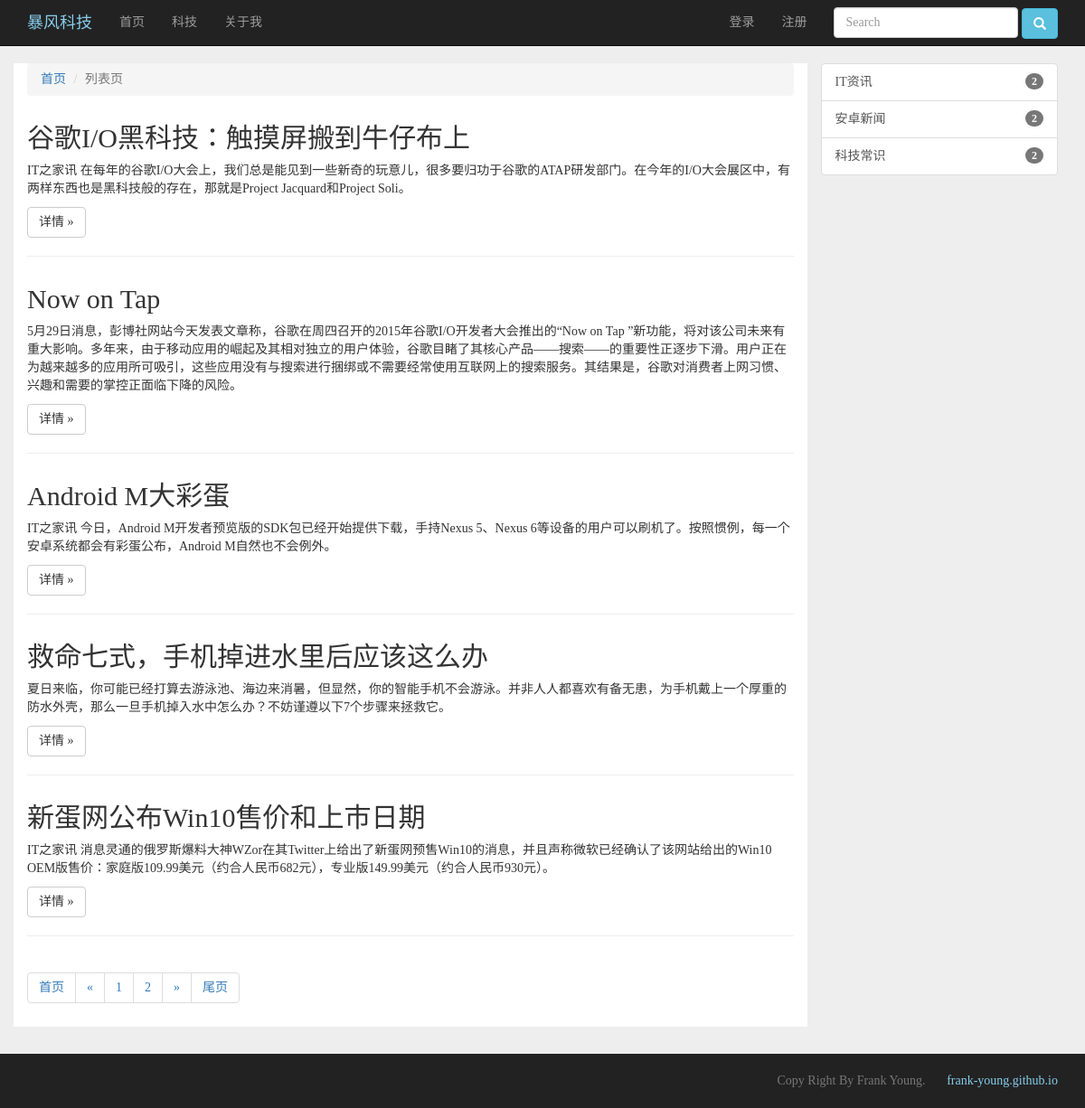
Page /list.php on the committed database.
### tables this page shows
CREATE TABLE `info_manager` (
  `id` tinyint(3) unsigned NOT NULL auto_increment,
  `webTitle` varchar(100) NOT NULL COMMENT '网站标题',
  `webMeta` varchar(255) NOT NULL COMMENT '网站meta描述',
  `webDescription` text NOT NULL COMMENT '后台功能简介',
  `webAuthor` varchar(50) NOT NULL COMMENT '网站作者',
  `webBlog` varchar(50) NOT NULL COMMENT '个人博客',
  `webImg` varchar(55) NOT NULL COMMENT '网站图标',
  PRIMARY KEY  (`id`)
);

CREATE TABLE `info_article` (
  `id` int(11) unsigned NOT NULL auto_increment COMMENT '主键',
  `cId` int(10) unsigned NOT NULL COMMENT '所属分类id',
  `title` char(100) NOT NULL COMMENT '标题',
  `author` char(50) NOT NULL COMMENT '作者',
  `description` varchar(255) NOT NULL COMMENT '描述',
  `content` text NOT NULL COMMENT '内容',
  `dateline` int(20) NOT NULL COMMENT '时间',
  `imagePath` varchar(60) default NULL,
  PRIMARY KEY  (`id`)
);

CREATE TABLE `info_cate` (
  `id` int(10) unsigned NOT NULL auto_increment COMMENT '主键',
  `cName` varchar(30) NOT NULL COMMENT '分类名称',
  PRIMARY KEY  (`id`)
);

### lib/mysql.func.php (called while the page is built, shortened)
<?php
 function fetchOne($sql,$result_type=MYSQL_ASSOC){
 	$result = mysql_query($sql);
 	@$row = mysql_fetch_array($result,$result_type);
 	return $row;
 }
 function fetchAll($sql,$result_type=MYSQL_ASSOC){
	 $result = mysql_query($sql);
	 while(@$row = mysql_fetch_array($result,$result_type)){
	 	$rows[] = $row;
	 }
	 return $rows;
}
function getResultNum($sql){
	$result = mysql_query($sql);
	return mysql_num_rows($result);
}

### core/cate.inc.php (called while the page is built, shortened)
<?php
function getAllCate(){
	$sql = "select id,cName from info_cate";
	$rows = fetchAll($sql);
	return $rows;
}
function getCateNum($id){
$sql = "select * from info_article where cId={$id}";
return getResultNum($sql);
}

### list.php (the view, shortened to what this page needs)
<?php
require('header.php');
$sql = "select * from info_article";
$totalRows = getResultNum($sql);
$pageSize = 5;
$totalPage = ceil($totalRows/$pageSize);
$page = $_REQUEST['page']?(int)$_REQUEST['page']:1;
  $offset = ($page-1)*$pageSize;
  $sql = "select id,title,description from info_article limit {$offset},{$pageSize}";
  $rows = fetchAll($sql);
?>
<div class="container">
  <div class="row row-offcanvas row-offcanvas-right">
    <div class="col-xs-12 col-sm-9" style="background:#fff;">
      <ol class="breadcrumb">
        <li>
          <a href="index.php">首页</a>
        </li>
        <li class="active">列表页</li>
      </ol>
      <?php foreach ($rows as $row):?>
        <h2 style="margin-top:30px;"><?php echo $row['title']; ?></h2>
        <p><?php echo $row['description']; ?> </p>
        <p>
          <a class="btn btn-default" href="article.php?id=<?php echo $row['id']?>" role="button">详情 »</a>
        </p>
        <hr>
        <?php endforeach;?>
       <nav><ul class='pagination'>
            <?php if($rows>$pageSize):
                echo showPage($page,$totalPage);
            endif; ?>
        </ul></nav>
    </div>
    <?php
require('sidebar.php');
?>
</div>
</div>
<?php
require('footer.php');
?>

### header.php (shortened to what this page needs)
<?php
$sql = "select * from info_manager where id ='1'";
$webDescription = fetchOne($sql);
?>
<!DOCTYPE html>
<html lang="en">
<head>
  <link href="css/bootstrap.css" rel="stylesheet">
  <link rel="stylesheet" type="text/css" href="css/common.css">
  <link rel="stylesheet" type="text/css" href="css/login.css">
</head>
<body>
  <nav class="navbar navbar-inverse navbar-fixed-top">
    <div class="container" >
      <div class="navbar-header">
        <a style="color:skyblue;" class="navbar-brand" href="index.php"><span><?php echo $webDescription['webTitle'];?></span></a>
      </div>
      <div class="collapse navbar-collapse" id="bs-example-navbar-collapse-1">
        <ul class="nav navbar-nav">
          <li>
            <a href="index.php">
              首页
            </a>
          </li>
          <li>
            <a href="list.php">科技</a>
          </li>
          <li>
            <a href="#">关于我</a>
          </li>
        </ul>
        <form class="navbar-form navbar-right" role="search" action="search.php" method="post">
          <div class="form-group">
            <input name="key" type="text" class="form-control" placeholder="Search"></div>
          <button type="submit" class="btn btn-info glyphicon glyphicon-search"></button>
        </form>
        <?php
          if(isset($_SESSION['username'])){
             require('loginIn.php');
            }elseif(isset($_COOKIE['username'])){
              require('loginIn.php');
          }else{
            require('noLogin.php');
          }
        ?>
      </div>
      </div>
  </nav>

### sidebar.php (shortened to what this page needs)
<?php
$rows=getAllCate();
?>
    <div class="col-xs-12 col-sm-3 sidebar-offcanvas">
      <div class="list-group">
      <?php foreach ($rows as $row):?>
        <a href="catelist.php?id=<?php echo $row['id']; ?>" class="list-group-item">
          <?php echo $row['cName']; ?>
          <span class="badge"><?php echo getCateNum($row['id']) ;?></span>
        </a>
      <?php endforeach; ?>
      </div>
    </div>

### footer.php (shortened to what this page needs)
  <footer class="footer">
    <div class="container">
      <p class="text-muted text-right">
        Copy Right By Frank Young.
        <a href="http://<?php echo $webDescription['webBlog'];?>" data-toggle="tooltip" data-placement="right" title="我的个人博客"><?php echo $webDescription['webBlog'];?></a>
      </p>
    </div>
  </footer>
</body>
</html>

### css/common.css (style rules this page uses)
.footer { width: 100%; height: 60px; margin-top: 30px; background-color: #222; }
.container .text-muted { margin: 20px 0; }
.container .text-muted a { margin-left: 20px; color: skyblue; }
.footer > .container { padding-right: 15px; padding-left: 15px; }
body { padding-top: 70px; overflow-x:hidden; line-height: 1.42857143; font-family: '微软雅黑'; }

### css/login.css (style rules this page uses)
body { background-color: #eee; font-family: '微软雅黑'; }

### rows in the picture
info_manager: webTitle "暴风科技", webBlog "frank-young.github.io"
info_article: title "谷歌I/O黑科技：触摸屏搬到牛仔布上", description "IT之家讯 在每年的谷歌I/O大会上，我们总是能见到一些新奇的玩意儿，很多要归功于谷歌的ATAP研发部门。在今年的I/O大会展区中，有两样东西也是黑科技般的存在，那就是Project Jacquard和Project Soli。"
info_article: title "Now on Tap", description "5月29日消息，彭博社网站今天发表文章称，谷歌在周四召开的2015年谷歌I/O开发者大会推出的“Now on Tap ”新功能，将对该公司未来有重大影响。多年来，由于移动应用的崛起及其相对独立的用户体验，谷歌目睹了其核心产品——搜索——的重要性正逐步下滑。用户正在为越来越多的应用所可吸引，这些应用没有与搜索进行捆绑或不需要经常使用互联网上的搜索服务。其结果是，谷歌对消费者上网习惯、兴趣和需要的掌控正面临下降的风险。"
info_article: title "Android M大彩蛋", description "IT之家讯 今日，Android M开发者预览版的SDK包已经开始提供下载，手持Nexus 5、Nexus 6等设备的用户可以刷机了。按照惯例，每一个安卓系统都会有彩蛋公布，Android M自然也不会例外。"
info_article: title "救命七式，手机掉进水里后应该这么办", description "夏日来临，你可能已经打算去游泳池、海边来消暑，但显然，你的智能手机不会游泳。并非人人都喜欢有备无患，为手机戴上一个厚重的防水外壳，那么一旦手机掉入水中怎么办？不妨谨遵以下7个步骤来拯救它。"
info_article: title "新蛋网公布Win10售价和上市日期", description "IT之家讯 消息灵通的俄罗斯爆料大神WZor在其Twitter上给出了新蛋网预售Win10的消息，并且声称微软已经确认了该网站给出的Win10 OEM版售价：家庭版109.99美元（约合人民币682元），专业版149.99美元（约合人民币930元）。"
info_cate: cName "IT资讯", id "2"
info_cate: cName "安卓新闻", id "2"
info_cate: cName "科技常识", id "2"
